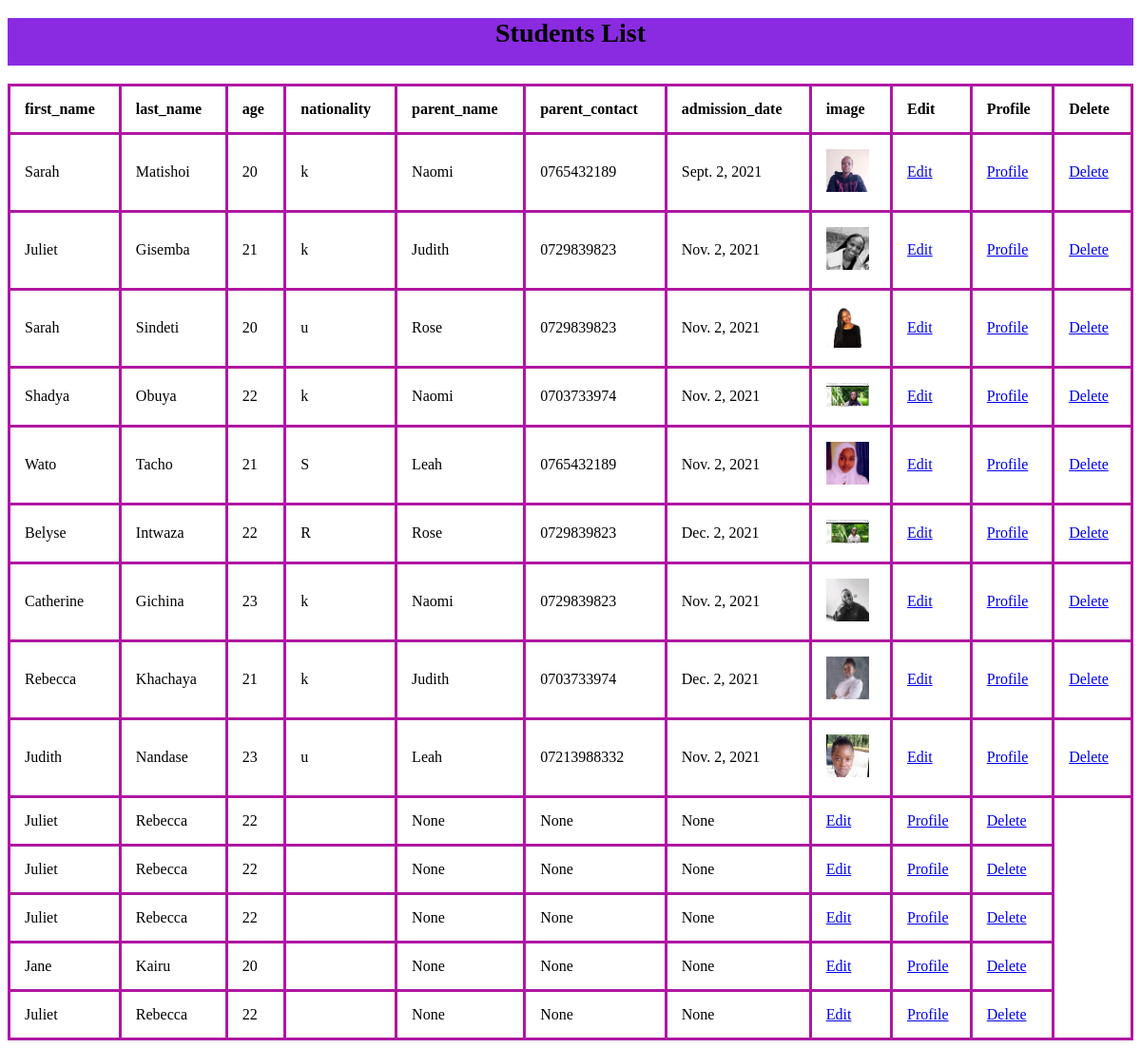
/student/list/, run on an earlier commit of the app's database.
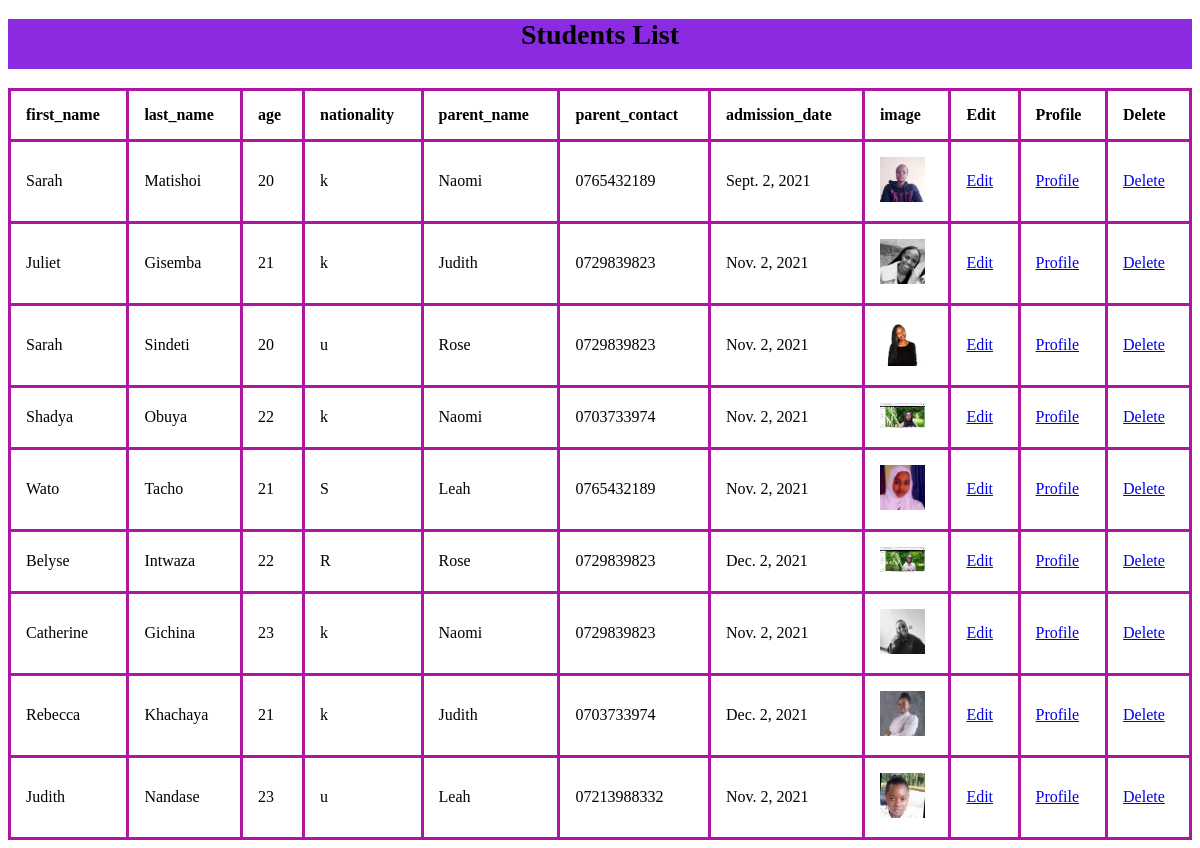
And on a later commit of the database.
### student/models.py (models this page shows, shortened)
class Student(models.Model):
    first_name=models.CharField(max_length=12)
    last_name=models.CharField(max_length=20)
    age=models.PositiveSmallIntegerField()
    date_of_birth=models.DateField(null=True)
    nationality_choice=((u'k',u'Kenyan'),(u'u',u'Ugandan'),(u'R',u'Rwandan'),(u'S',u'Sudanese'),(u'S',u'SouthSudanese'))
    nationality=models.CharField(max_length=20,choices=nationality_choice)
    image=models.ImageField(null=True,blank=True)
    email=models.EmailField(null=True,blank=True)
    gender_choice=((u'F',u'Female'),(u'm',u'Male'),(u'O','Other'))
    gender=models.CharField(max_length=16,choices=gender_choice)
    subject=models.CharField(max_length=30,null=True,blank=True)
    health_records=models.FileField()
    class_room=models.CharField(max_length=16,null=True,blank=True)
    phone_number=models.CharField(max_length=12,null=True,blank=True)
    gurdian_name=models.CharField(max_length=20,null=True,blank=True)
    gurdian_contact=models.CharField(max_length=12,null=True,blank=True)
    parent_name=models.CharField(max_length=20,null=True,blank=True)
    parent_contact=models.CharField(max_length=12,null=True,blank=True)
    passport=models.CharField(max_length=20,null=True,blank=True)
    academic_year=models.DateField(max_length=8,blank=True,null=True)
    admission_date=models.DateField(max_length=16,null=True,blank=True)
    languages_choice=((u'E',u'English'),(u'K',u'Kiswahili'),(u'F',u'French'))
    languages=models.CharField(max_length=15,choices=languages_choice)

### student/views.py (the view)
# urls.py: path("list/",student_list,name="student_list"),
def student_list(request):
    students=Student.objects.all()
    return render(request,"student_list.html",{"students":students})

### student/templates/student_list.html (shortened to what this page needs)
<!DOCTYPE html>
<html lang="en">
<head>
</head>
<body>
    <h1>Students List</h1>
    <table>
        <tr>
            <th>first_name</th>
            <th>last_name</th>
            <th>age</th>
            <th>nationality</th>
            <th>parent_name</th>
            <th>parent_contact</th>
            <th>admission_date</th>
            <th>image</th>
            <th>Edit</th>
            <th>Profile</th>
            <th>Delete</th>
        </tr>
        {% for student in students %}
        <tr>
            <td>{{student.first_name}}</td>
            <td>{{student.last_name}}</td>
            <td>{{student.age}}</td>
            <td>{{student.nationality}}</td>
            <td>{{student.parent_name}}</td>
            <td>{{student.parent_contact}}</td>
            <td>{{student.admission_date}}</td>
            {% if student.image %}
            <td><img src="{{student.image.url}}" width="45"></td>
            {% endif %}
            <td> <a href="{%url 'edit_student' id=student.id%}">Edit</a></td>
            <td> <a href="{%url 'student_profile' id=student.id%}">Profile</a></td>
            <td> <a href="{%url 'delete_student' id=student.id%}">Delete</a></td>
        </tr>
        {%endfor%}
    </table>
</body>
</html>

### student/templates/student_list.html (style rules this page uses)
h1 { font-size: 28px; text-align: center; color: black; height: 50px; background-color: blueviolet; }
table, td, th { border: 3px solid rgb(175, 23, 162); text-align: left; }
table { border-collapse: collapse; width: 100%; }
th, td { padding: 15px; }

What changed in the data, as far as the page shows it:
removed Student: first_name "Juliet", last_name "Rebecca", age "22", parent_name "None", parent_contact "None", admission_date "None"
removed Student: first_name "Juliet", last_name "Rebecca", age "22", parent_name "None", parent_contact "None", admission_date "None"
removed Student: first_name "Juliet", last_name "Rebecca", age "22", parent_name "None", parent_contact "None", admission_date "None"
removed Student: first_name "Jane", last_name "Kairu", age "20", parent_name "None", parent_contact "None", admission_date "None"
removed Student: first_name "Juliet", last_name "Rebecca", age "22", parent_name "None", parent_contact "None", admission_date "None"
